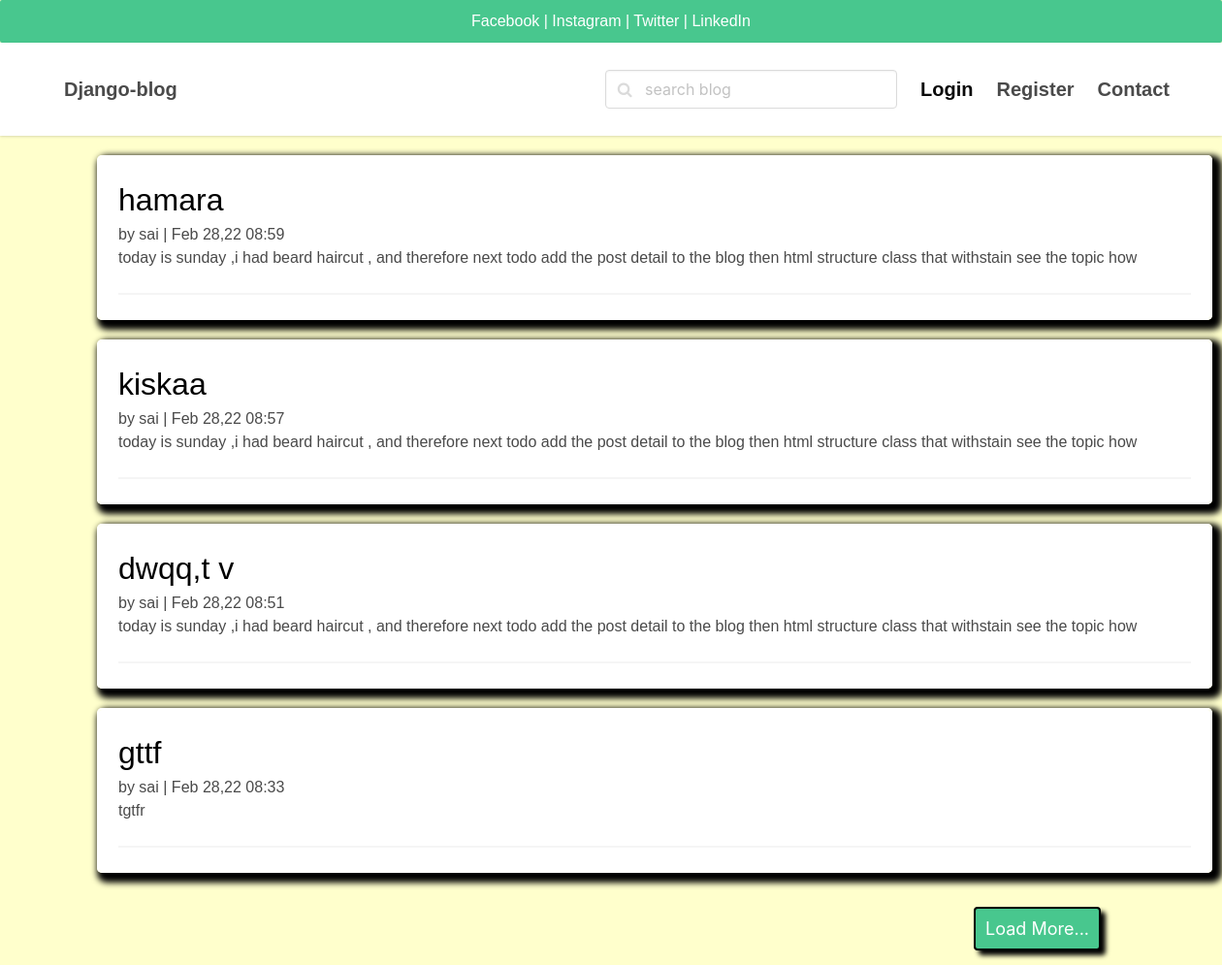
The app's page /, older data.
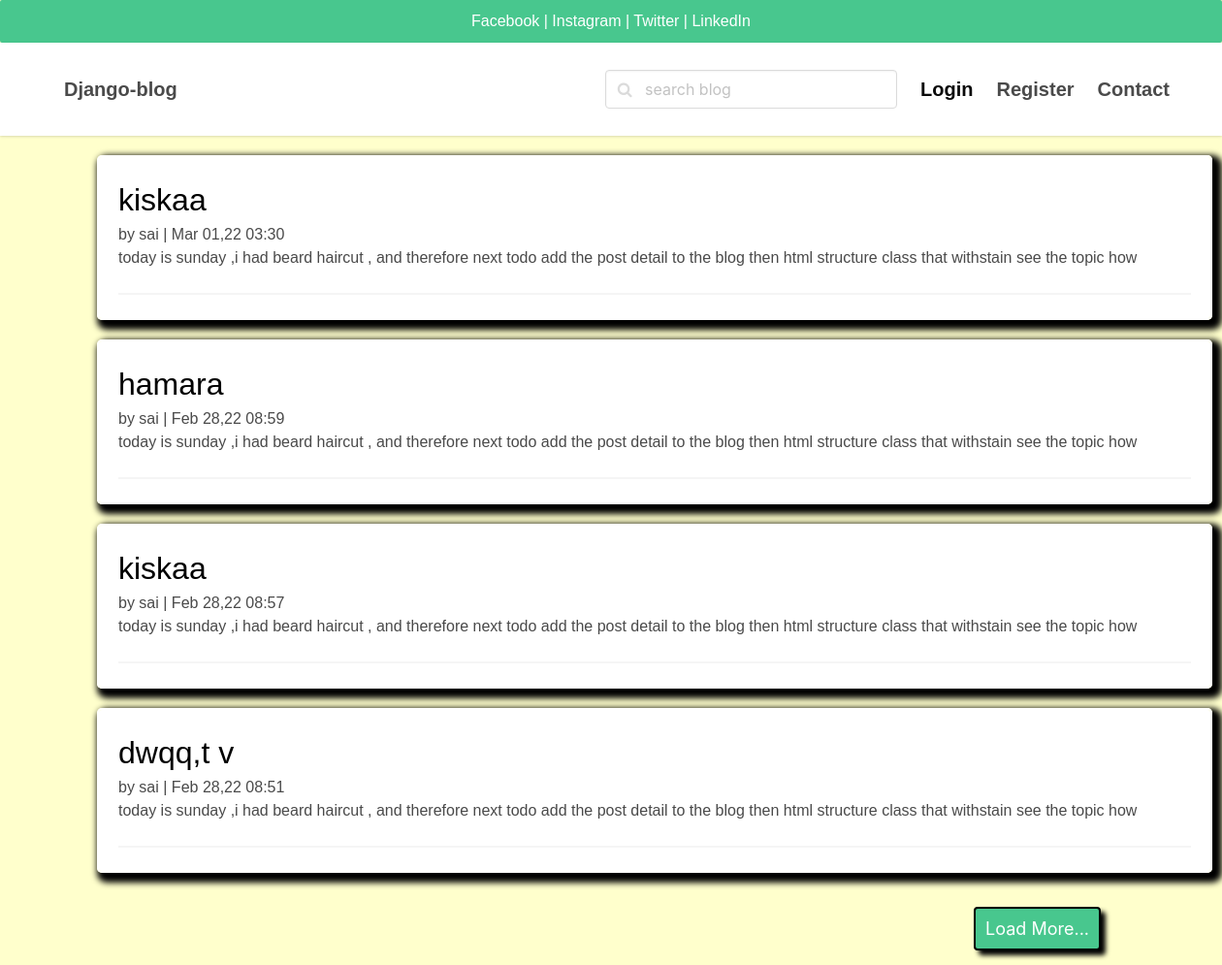
The same page, newer data.
### myapi/models.py (models this page shows, shortened)
class Posts(models.Model):
    aurt = models.CharField(max_length=15,default=User)
    title = models.CharField(max_length=20)
    content = models.TextField()
    image = models.ImageField(upload_to='media/uploads/',blank=True,null=True)
    date = models.DateTimeField(blank=True,default=timezone.now)
    Username = models.ForeignKey(User, on_delete=models.CASCADE, null=True, default=1)
    class Meta:
        verbose_name_plural="Posts"
    class Meta:
        ordering = ['-date', ]

class User(models.Model):
        Username = models.CharField(max_length=40)
        email = models.CharField(max_length=50, unique=True)
        phone = models.CharField(max_length=30)
        pass1 = models.CharField(max_length=200)
        def __str__(self):
            return self.Username

### myapi/views.py (the view)
# urls.py: path('', latest, name='latest'),
def latest(request):
    ldata = Posts.objects.all().order_by('-date')
    return render(request,'welcome.html',{'ldata':ldata})

### myapi/templates/welcome.html (shortened to what this page needs)
<!DOCTYPE html>
{% block body %}
<html lang="en">
<head>
    <link rel="stylesheet" href="https://unpkg.com/bulma@0.9.2/css/bulma.min.css" />
     <link href="https://stackpath.bootstrapcdn.com/font-awesome/4.7.0/css/font-awesome.min.css" rel="stylesheet"
>
</head>
<body>
 <div class="divsmed" style="align-center">
     <div class="smed">
         <a   href="https://www.facebook.com/relangi.saimanikanta/" target="_blank" ><span class="screen-reader-text">Facebook | </span></a>
         <a   href="https://www.instagram.com/saimanikantarelangi/" target="_blank" ><span class="screen-reader-text">Instagram |</span></a>
         <a   href="https://twitter.com/Saimanikanta815" target="_blank"><span class="screen-reader-text"> Twitter |</span></a>
         <a   href="https://www.linkedin.com/in/saimanikanta-relangi/" target="_blank"><span class="screen-reader-text"> LinkedIn</span></a>
     </div>
 </div>
<nav class="navbar">
    <div class="container">
      <div class="navbar-brand">
        <a class="navbar-item" href="/">
          <strong class="navbar-item is-active is-size-5 has-text-weight-semibold">Django-blog</strong>
        </a>
      </div>
      <div id="navbarMenu" class="navbar-menu">
        <div class="navbar-end">
          <div class=" navbar-item">
            <div class="control has-icons-left">
              <form action="/search" method="get">
                    <input class="input is rounded" type="search" name="query" id="query" placeholder="search blog">
              </form>
              <span class="icon is-left">
              </span>
            </div>
          </div>
          <a class="navbar-item is-active is-size-5 has-text-weight-semibold" href="login">
            Login
          </a>
          <a class="navbar-item is-size-5 has-text-weight-semibold" href="register">
            Register
          </a>
          <a class="navbar-item is-size-5 has-text-weight-semibold" href="contact">
            Contact
          </a>
        </div>
      </div>
    </div>
  </nav>
{% endblock %}
<div class="card1">
{% for post in ldata %}
    <div class="scroll">
        <h1 style="font-size:2rem;"><a href="postdetail/{{post.id}}">{{post.title}}</a></h1>
        <h3 style="font-size:1rem;">by {{post.Username}} | {{post.date|date:'M d,y h:i'}}</h3>
        <p >{{post.content}}</p>
        <hr>
    </div>
{% endfor %}
    </div>
<button id="loadmore">Load More...</button>
</body>
</html>

Row changes from the older to the newer data that the page shows:
no longer on this page (row unchanged): Posts: title "gttf", Username "sai", date "Feb 28,22 08:33", content "tgtfr"
added Posts: title "kiskaa", Username "sai", date "Mar 01,22 03:30", content "today is sunday ,i had beard haircut , and therefore next todo add the post detail to the blog then html structure class that withstain see the topic how"
